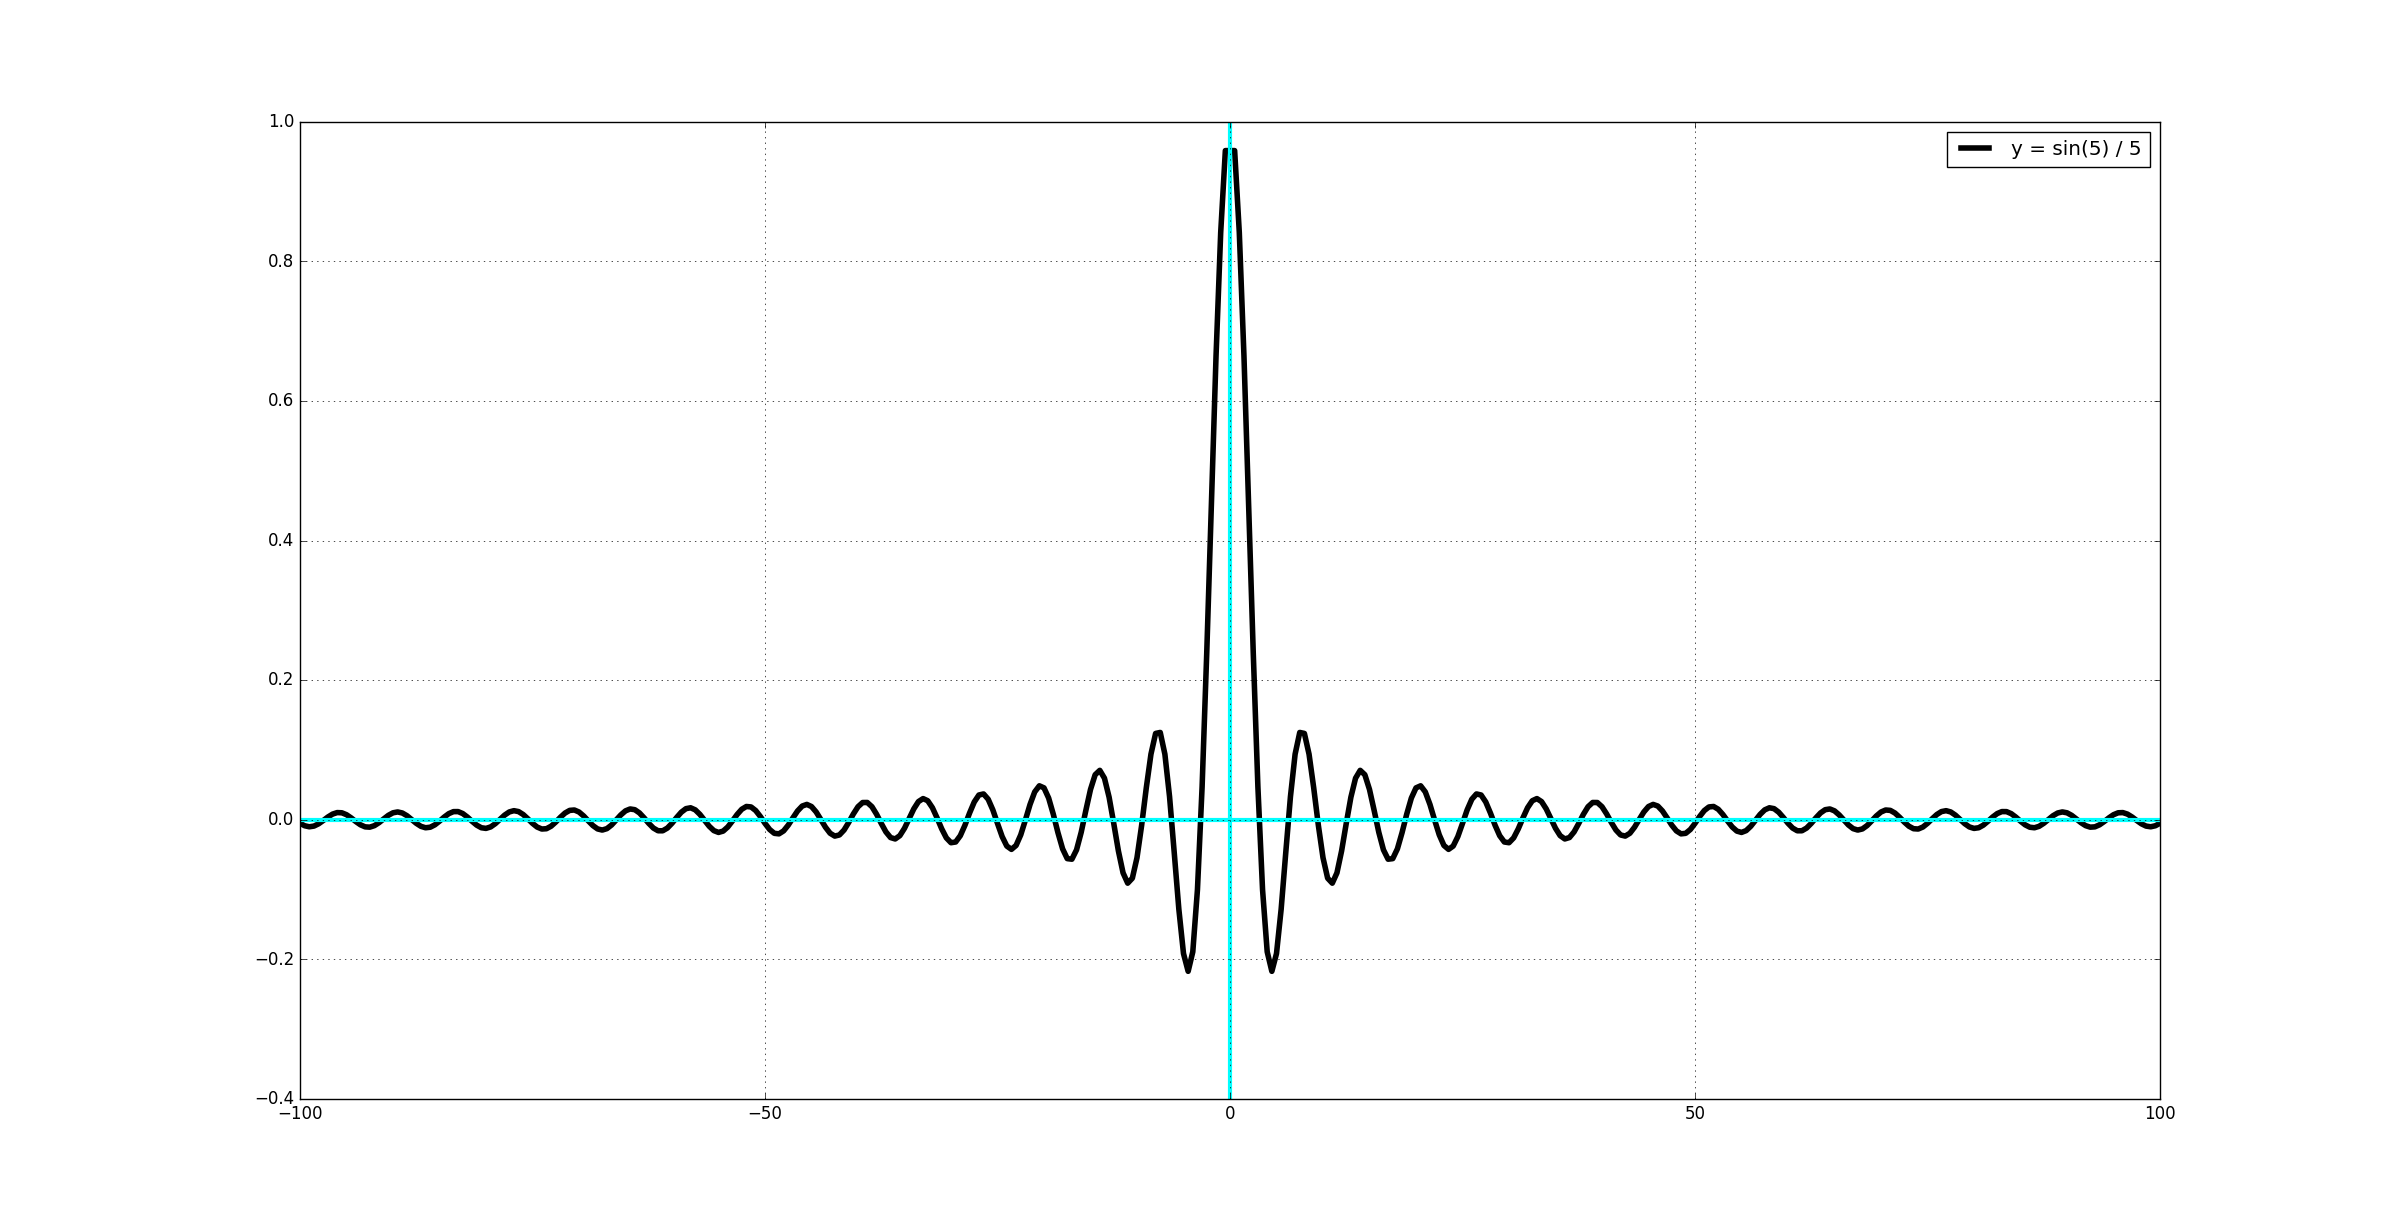

This figure's Python source:
'''
Создает график какой либо функции ver.2
'''
import matplotlib.pyplot as plt
import math


def my_func(x):
    return (math.sin(x) / x)

# plt.xkcd()

styles = plt.style.available
plt.style.use(styles[3])

x = 5
legend = f'y = sin({x}) / {x}'
left = -100; right = 100; step = 0.5

data_x = []; data_y = []
pos_x = left
while pos_x <= right:
    try:
        pos_y = my_func(pos_x)
        data_x.append(pos_x) 
        data_y.append(pos_y)
    except:
        pass
    pos_x += step

plt.plot(data_x, data_y, linewidth=4, color='#000000')

plt.legend([legend])
plt.grid(True)
plt.axhline(linewidth=3, color='#00FFFF')
plt.axvline(linewidth=3, color='#00FFFF')

plt.show()
